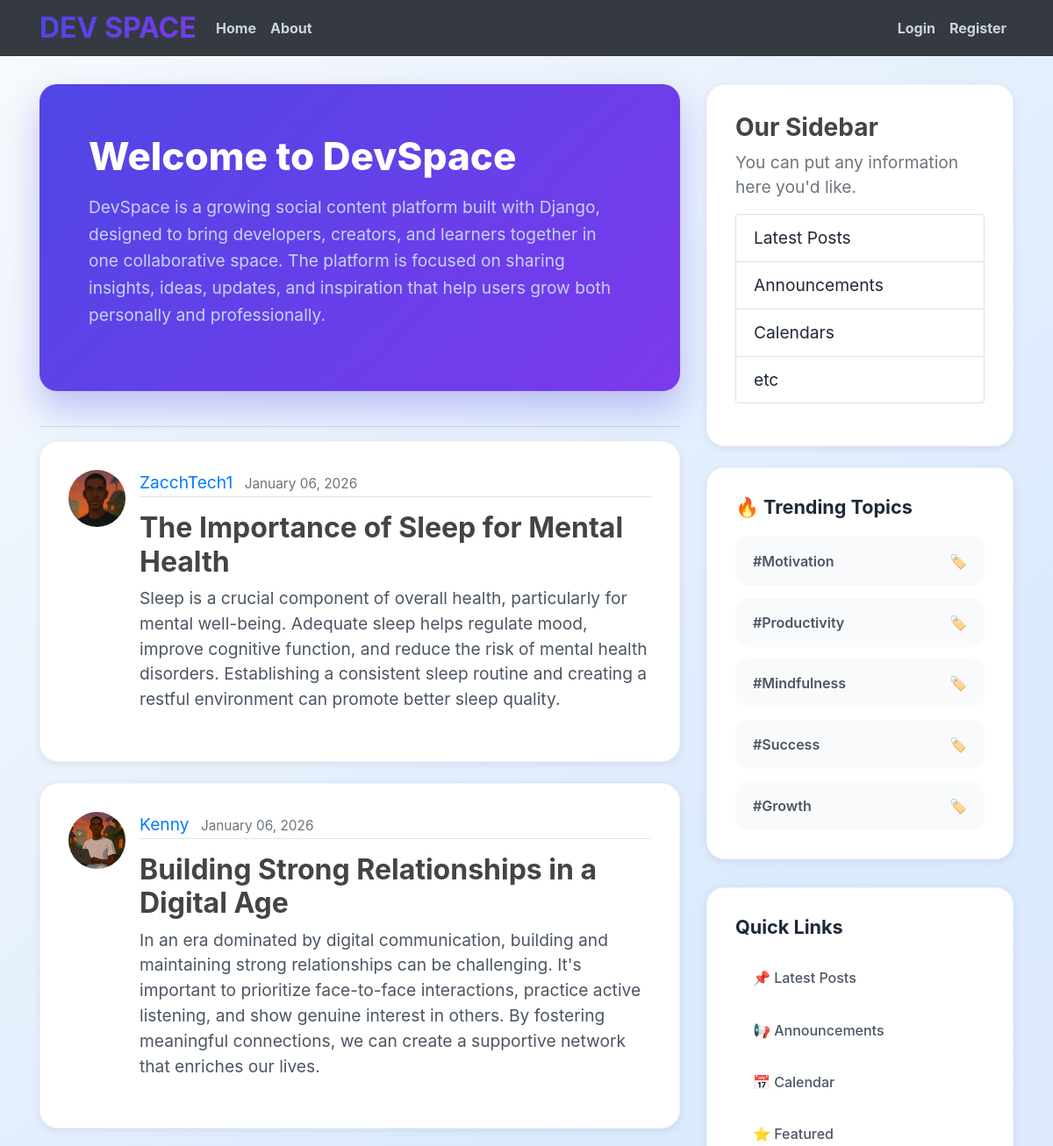
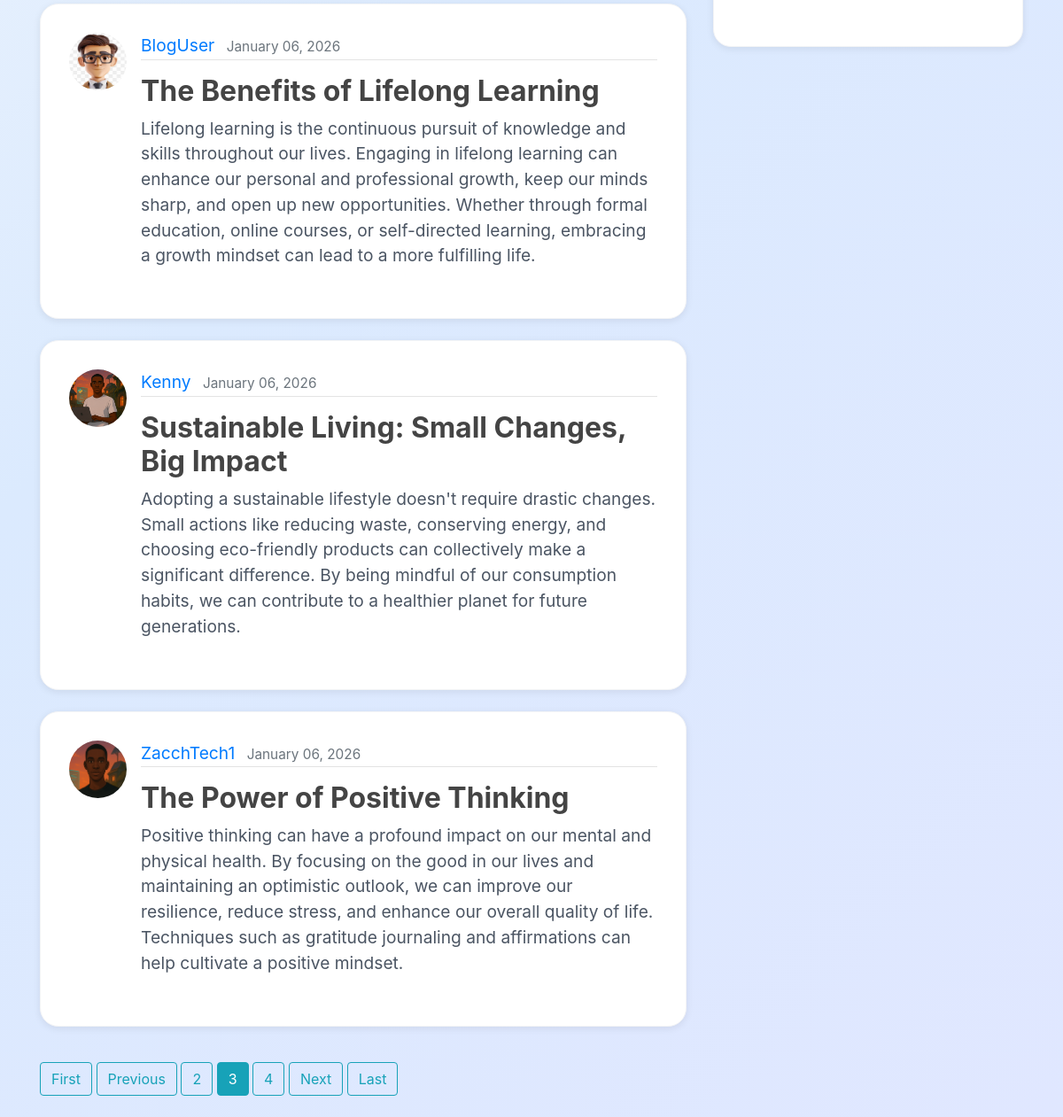
/?page=3, run on the app's committed database (2 pictures, top to bottom).
### blog/models.py (models this page shows, shortened)
class post(models.Model):
    title = models.CharField(max_length=100)
    content = models.TextField()
    date_posted = models.DateTimeField(default=timezone.now)
    author = models.ForeignKey(User, on_delete=models.CASCADE)

### users/models.py (models this page shows, shortened)
class profile(models.Model):
    user = models.OneToOneField(User, on_delete=models.CASCADE)
    image = models.ImageField(default='default.jpg', upload_to='profile_pics')

### blog/views.py (the view)
# urls.py: path('', PostListView.as_view(), name='blog-home'),
class PostListView(ListView):
    model = post
    template_name = 'blog/home.html'
    context_object_name = 'posts'
    ordering = ['-date_posted']
    paginate_by = 5

### blog/templates/blog/home.html
{% extends "blog/base.html" %}
{% block content %}
<div class="hero">
<h2>Welcome to DevSpace</h2>
<p>DevSpace is a growing social content platform built with Django, designed
to bring developers, creators, and learners together in one collaborative space.
 The platform is focused on sharing insights, ideas, updates, and inspiration that help
  users grow both personally and professionally.
</p>
</div>
  <hr>
{% for post in posts %}
<article class="media content-section">
    <img class="rounded-circle article-img" src="{{ post.author.profile.image.url }}">
    <div class="media-body">
        <div class="article-metadata">
            <a class="mr-2" href="{% url 'user-posts' post.author.username %}">
                {{ post.author }}
            </a>
            <small class="text-muted">{{ post.date_posted|date:"F d, Y" }}</small>
        </div>
        <h2>
            <a class="article-title" href="{% url 'post-detail' post.id %}">
                {{ post.title }}
            </a>
        </h2>
        <p class="article-content">{{ post.content }}</p>
    </div>
</article>
{% endfor %}
<div class="paginate">
{% if is_paginated %}
    {% if page_obj.has_previous %}
        <a class="btn btn-outline-info mb-4" href="?page=1">First</a>
        <a class="btn btn-outline-info mb-4" href="?page={{ page_obj.previous_page_number }}">Previous</a>
    {% endif %}
    {% for num in page_obj.paginator.page_range %}
        {% if page_obj.number == num %}
            <a class="btn btn-info mb-4" href="?page={{ num }}">{{ num }}</a>
        {% elif num > page_obj.number|add:"-2" and num < page_obj.number|add:"2" %}
            <a class="btn btn-outline-info mb-4" href="?page={{ num }}">{{ num }}</a>
        {% endif %}
    {% endfor %}
    {% if page_obj.has_next %}
        <a class="btn btn-outline-info mb-4" href="?page={{ page_obj.next_page_number }}">Next</a>
        <a class="btn btn-outline-info mb-4" href="?page={{ page_obj.paginator.num_pages }}">Last</a>
    {% endif %}
{% endif %}
</div>
{% endblock content %}

### blog/static/blog/main.css (style rules this page uses)
* { margin: 0; padding: 0; box-sizing: border-box; }
body { margin-top: 6rem; font-family: -apple-system, BlinkMacSystemFont, 'Segoe UI', Roboto, Oxygen, Ubuntu, Cantarell, sans-serif; background: linear-gradient(135deg, #f8fafc 0%, #dbeafe 50%, #e0e7ff 100%); min-height: 100vh; color: #1f2937; }
h1, h2, h3, h4, h5, h6 { color: #444444; font-weight: bold; }
.hero { background: linear-gradient(135deg, #4f46e5 0%, #7c3aed 100%); border-radius: 1.25rem; padding: 3.5rem; color: white; margin-bottom: 2.5rem; box-shadow: 0 20px 40px rgba(79, 70, 229, 0.3); }
.hero h2 { font-size: 2.75rem; margin-bottom: 1rem; font-weight: 800; color: white; }
.hero p { font-size: 1.2rem; color: #c7d2fe; line-height: 1.6; }
.content-section { background: white; border-radius: 1.3rem; padding: 2rem; margin-bottom: 1.5rem; box-shadow: 0 2px 8px rgba(0, 0, 0, 0.08); border: 1px solid #f3f4f6; transition: all 0.4s; font-size: 1.2rem; }
.article-title { color: #444444; font-weight: bold; }
.article-content { white-space: pre-line; color: #4b5563; margin-bottom: 1.5rem; }
.article-img { height: 65px; width: 65px; margin-right: 16px; }
.article-metadata { padding-bottom: 1px; margin-bottom: 1rem; border-bottom: 1px solid #e3e3e3 }
.paginate { margin-top: 2.5rem; }
@media (max-width:1680px) { .hero { font-size: 10rem; } }

### data on the page
post: author.profile.image (picture), author "ZacchTech1", date_posted "January 06, 2026", title "The Importance of Sleep for Mental Health", content "Sleep is a crucial component of overall health, particularly for mental well-being. Adequate sleep helps regulate mood, improve cognitive function, and reduce the risk of mental health disorders. Establishing a consistent sleep routine and creating a restful environment can promote better sleep quality."
post: author.profile.image (placeholder picture), author "Kenny", date_posted "January 06, 2026", title "Building Strong Relationships in a Digital Age", content "In an era dominated by digital communication, building and maintaining strong relationships can be challenging. It's important to prioritize face-to-face interactions, practice active listening, and show genuine interest in others. By fostering meaningful connections, we can create a supportive network that enriches our lives."
post: author.profile.image (placeholder picture), author "BlogUser", date_posted "January 06, 2026", title "The Benefits of Lifelong Learning", content "Lifelong learning is the continuous pursuit of knowledge and skills throughout our lives. Engaging in lifelong learning can enhance our personal and professional growth, keep our minds sharp, and open up new opportunities. Whether through formal education, online courses, or self-directed learning, embracing a growth mindset can lead to a more fulfilling life."
post: author.profile.image (placeholder picture), author "Kenny", date_posted "January 06, 2026", title "Sustainable Living: Small Changes, Big Impact", content "Adopting a sustainable lifestyle doesn't require drastic changes. Small actions like reducing waste, conserving energy, and choosing eco-friendly products can collectively make a significant difference. By being mindful of our consumption habits, we can contribute to a healthier planet for future generations."
post: author.profile.image (picture), author "ZacchTech1", date_posted "January 06, 2026", title "The Power of Positive Thinking", content "Positive thinking can have a profound impact on our mental and physical health. By focusing on the good in our lives and maintaining an optimistic outlook, we can improve our resilience, reduce stress, and enhance our overall quality of life. Techniques such as gratitude journaling and affirmations can help cultivate a positive mindset."

### other printed values
{{ num }} "2" "4"
{{ num }} "3"
